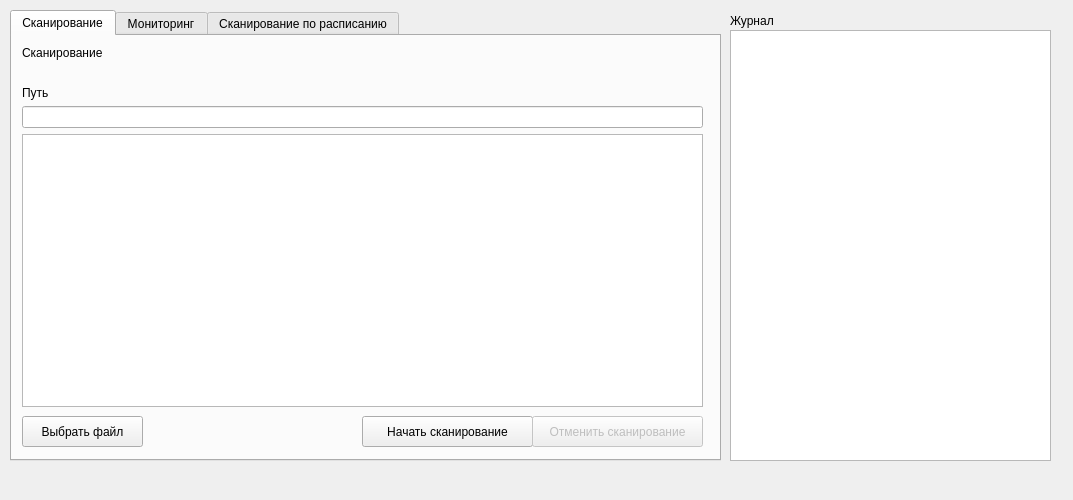
<?xml version="1.0" encoding="UTF-8"?>
<ui version="4.0">
 <class>MainWindow</class>
 <widget class="QMainWindow" name="MainWindow">
  <property name="geometry">
   <rect>
    <x>0</x>
    <y>0</y>
    <width>1073</width>
    <height>500</height>
   </rect>
  </property>
  <property name="sizePolicy">
   <sizepolicy hsizetype="Maximum" vsizetype="Maximum">
    <horstretch>0</horstretch>
    <verstretch>0</verstretch>
   </sizepolicy>
  </property>
  <property name="minimumSize">
   <size>
    <width>100</width>
    <height>100</height>
   </size>
  </property>
  <property name="maximumSize">
   <size>
    <width>1200</width>
    <height>500</height>
   </size>
  </property>
  <property name="windowTitle">
   <string>AntiVirus</string>
  </property>
  <widget class="QWidget" name="centralwidget">
   <widget class="QTextEdit" name="logTextEdit">
    <property name="geometry">
     <rect>
      <x>730</x>
      <y>30</y>
      <width>321</width>
      <height>431</height>
     </rect>
    </property>
    <property name="readOnly">
     <bool>true</bool>
    </property>
   </widget>
   <widget class="QLabel" name="logLabel">
    <property name="geometry">
     <rect>
      <x>730</x>
      <y>10</y>
      <width>321</width>
      <height>21</height>
     </rect>
    </property>
    <property name="text">
     <string>Журнал</string>
    </property>
   </widget>
   <widget class="QTabWidget" name="tabWidget">
    <property name="geometry">
     <rect>
      <x>10</x>
      <y>10</y>
      <width>711</width>
      <height>451</height>
     </rect>
    </property>
    <property name="currentIndex">
     <number>0</number>
    </property>
    <widget class="QWidget" name="tab">
     <attribute name="title">
      <string>Сканирование</string>
     </attribute>
     <widget class="QWidget" name="verticalLayoutWidget_9">
      <property name="geometry">
       <rect>
        <x>10</x>
        <y>10</y>
        <width>681</width>
        <height>361</height>
       </rect>
      </property>
      <layout class="QVBoxLayout" name="verticalLayout_9">
       <item>
        <widget class="QLabel" name="scannerLabel">
         <property name="text">
          <string>Сканирование</string>
         </property>
        </widget>
       </item>
       <item>
        <widget class="QLabel" name="scanStatusLabel">
         <property name="text">
          <string/>
         </property>
        </widget>
       </item>
       <item>
        <widget class="QLabel" name="pathLabel">
         <property name="text">
          <string>Путь</string>
         </property>
        </widget>
       </item>
       <item>
        <widget class="QLineEdit" name="pathLineEdit">
         <property name="readOnly">
          <bool>true</bool>
         </property>
        </widget>
       </item>
       <item>
        <widget class="QTextEdit" name="resultTextEdit">
         <property name="readOnly">
          <bool>true</bool>
         </property>
        </widget>
       </item>
      </layout>
     </widget>
     <widget class="QPushButton" name="browseButton">
      <property name="geometry">
       <rect>
        <x>10</x>
        <y>380</y>
        <width>121</width>
        <height>31</height>
       </rect>
      </property>
      <property name="text">
       <string>Выбрать файл</string>
      </property>
     </widget>
     <widget class="QPushButton" name="startScanButton">
      <property name="geometry">
       <rect>
        <x>350</x>
        <y>380</y>
        <width>171</width>
        <height>31</height>
       </rect>
      </property>
      <property name="text">
       <string>Начать сканирование</string>
      </property>
     </widget>
     <widget class="QPushButton" name="stopButton">
      <property name="enabled">
       <bool>false</bool>
      </property>
      <property name="geometry">
       <rect>
        <x>520</x>
        <y>380</y>
        <width>171</width>
        <height>31</height>
       </rect>
      </property>
      <property name="text">
       <string>Отменить сканирование</string>
      </property>
     </widget>
    </widget>
    <widget class="QWidget" name="tab_2">
     <attribute name="title">
      <string>Мониторинг</string>
     </attribute>
     <widget class="QWidget" name="verticalLayoutWidget_11">
      <property name="geometry">
       <rect>
        <x>10</x>
        <y>10</y>
        <width>681</width>
        <height>361</height>
       </rect>
      </property>
      <layout class="QVBoxLayout" name="verticalLayout_10">
       <item>
        <widget class="QLabel" name="monitorLabel">
         <property name="text">
          <string>Мониторинг</string>
         </property>
        </widget>
       </item>
       <item>
        <widget class="QLabel" name="monitorStatusLabel">
         <property name="text">
          <string/>
         </property>
        </widget>
       </item>
       <item>
        <widget class="QLabel" name="pathLabel_3">
         <property name="text">
          <string>Путь</string>
         </property>
        </widget>
       </item>
       <item>
        <widget class="QLineEdit" name="pathLineEdit_3">
         <property name="readOnly">
          <bool>true</bool>
         </property>
        </widget>
       </item>
       <item>
        <widget class="QTextEdit" name="resultTextEdit_3">
         <property name="readOnly">
          <bool>true</bool>
         </property>
        </widget>
       </item>
      </layout>
     </widget>
     <widget class="QPushButton" name="browseButton_3">
      <property name="geometry">
       <rect>
        <x>10</x>
        <y>380</y>
        <width>121</width>
        <height>31</height>
       </rect>
      </property>
      <property name="text">
       <string>Выбрать файл</string>
      </property>
     </widget>
     <widget class="QPushButton" name="monitorButton">
      <property name="geometry">
       <rect>
        <x>350</x>
        <y>380</y>
        <width>171</width>
        <height>31</height>
       </rect>
      </property>
      <property name="text">
       <string>Начать мониторинг</string>
      </property>
     </widget>
     <widget class="QPushButton" name="cancelMonitorButton">
      <property name="enabled">
       <bool>false</bool>
      </property>
      <property name="geometry">
       <rect>
        <x>520</x>
        <y>380</y>
        <width>171</width>
        <height>31</height>
       </rect>
      </property>
      <property name="text">
       <string>Отменить мониторинг</string>
      </property>
     </widget>
    </widget>
    <widget class="QWidget" name="tab_3">
     <attribute name="title">
      <string>Сканирование по расписанию</string>
     </attribute>
     <widget class="QWidget" name="verticalLayoutWidget_10">
      <property name="geometry">
       <rect>
        <x>10</x>
        <y>10</y>
        <width>681</width>
        <height>361</height>
       </rect>
      </property>
      <layout class="QVBoxLayout" name="verticalLayout_11">
       <item>
        <widget class="QLabel" name="scheduleLabel">
         <property name="text">
          <string>Сканирование по расписанию</string>
         </property>
        </widget>
       </item>
       <item>
        <widget class="QLabel" name="scheduleStatusLabel">
         <property name="text">
          <string/>
         </property>
        </widget>
       </item>
       <item>
        <widget class="QLabel" name="pathLabel_2">
         <property name="text">
          <string>Путь</string>
         </property>
        </widget>
       </item>
       <item>
        <widget class="QLineEdit" name="pathLineEdit_2">
         <property name="readOnly">
          <bool>true</bool>
         </property>
        </widget>
       </item>
       <item>
        <widget class="QTextEdit" name="resultTextEdit_2">
         <property name="readOnly">
          <bool>true</bool>
         </property>
        </widget>
       </item>
       <item>
        <widget class="QDateTimeEdit" name="dateTimeEdit">
         <property name="timeSpec">
          <enum>Qt::LocalTime</enum>
         </property>
        </widget>
       </item>
      </layout>
     </widget>
     <widget class="QPushButton" name="browseButton_2">
      <property name="geometry">
       <rect>
        <x>10</x>
        <y>380</y>
        <width>121</width>
        <height>31</height>
       </rect>
      </property>
      <property name="text">
       <string>Выбрать файл</string>
      </property>
     </widget>
     <widget class="QPushButton" name="stopButton_2">
      <property name="enabled">
       <bool>false</bool>
      </property>
      <property name="geometry">
       <rect>
        <x>230</x>
        <y>380</y>
        <width>171</width>
        <height>31</height>
       </rect>
      </property>
      <property name="text">
       <string>Остановить сканирование</string>
      </property>
     </widget>
     <widget class="QPushButton" name="cancelSchedule">
      <property name="enabled">
       <bool>false</bool>
      </property>
      <property name="geometry">
       <rect>
        <x>400</x>
        <y>380</y>
        <width>171</width>
        <height>31</height>
       </rect>
      </property>
      <property name="text">
       <string>Отменить сканирование</string>
      </property>
     </widget>
     <widget class="QPushButton" name="setButton">
      <property name="geometry">
       <rect>
        <x>570</x>
        <y>380</y>
        <width>121</width>
        <height>31</height>
       </rect>
      </property>
      <property name="text">
       <string>Установить время</string>
      </property>
     </widget>
    </widget>
   </widget>
  </widget>
  <widget class="QMenuBar" name="menubar">
   <property name="geometry">
    <rect>
     <x>0</x>
     <y>0</y>
     <width>1073</width>
     <height>26</height>
    </rect>
   </property>
  </widget>
 </widget>
 <resources/>
 <connections/>
</ui>
